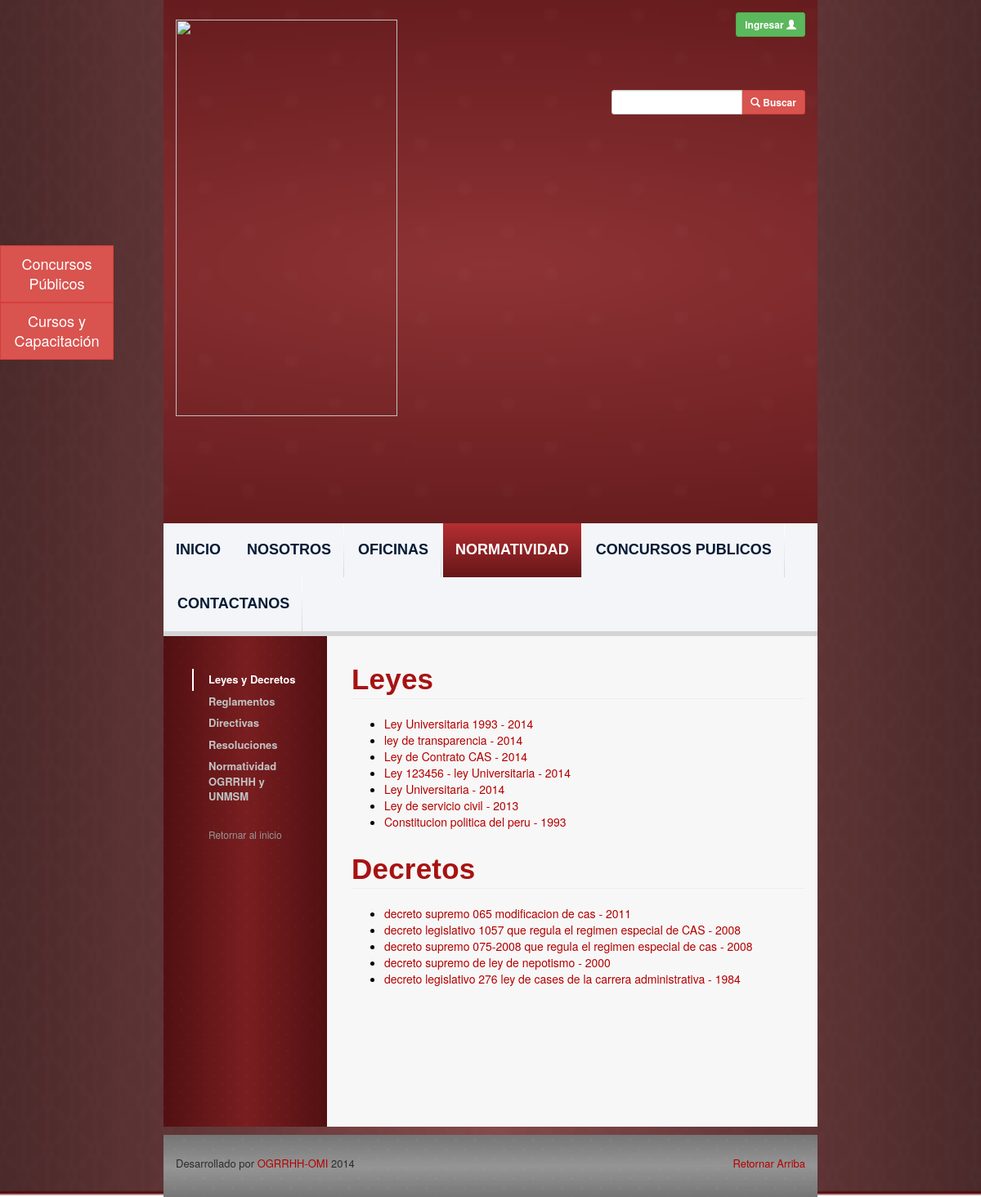
/legislation-laws-decree.php, run on the app's committed database.
### tables this page shows
CREATE TABLE `legislations` (
  `id` int(11) NOT NULL AUTO_INCREMENT,
  `name` varchar(500) NOT NULL,
  `publication_date` date NOT NULL,
  `file_path` varchar(500) NOT NULL,
  `user_id` int(11) NOT NULL,
  `legislation_type_id` int(11) NOT NULL,
  `office_id` int(11) NOT NULL,
  `update_date` date NOT NULL,
  PRIMARY KEY (`id`)
);

### php_files/ConnectionManager.php (called while the page is built, shortened)
<?php
class ConnectionManager{
	public $hostName = "localhost";
	public $userName = "root";
	public $password = "root";
	public $database = "ogrrhhwebsitedb";
	public $connection;
	public function createConnection(){
		$this->connection =  mysql_connect ( $this->hostName, $this->userName, $this->password );
	}
	public function selectDatabase(){
		return mysql_select_db ($this->database, $this->connection );
	}
	public function doQuery($query){
		$result = mysql_query ( $query, $this->connection );
		return $result;
	}
	public function closeConnection(){
		return mysql_close ($this->connection);
	}
}
?>

### php_files/LegislationDAO.php (called while the page is built, shortened)
<?php
include 'ConnectionManager.php';
class LegislationDAO {
	public function selectByLegislationType($legislationTypeId) {
		$query = 	"SELECT l.*, YEAR(l.publication_date) AS publication_year FROM
					legislations l
					WHERE legislation_type_id = " . $legislationTypeId . " ORDER BY l.publication_date DESC;";
		$connectionManager = new ConnectionManager ();
		$result = $connectionManager->doQuery ( $query );
		return $result;
	}
}
?>

### legislation-laws-decree.php (the view, shortened to what this page needs)
<?php
include 'php_files/LegislationDAO.php';
$legislationTypeIdLaw = 1;
$legislationTypeIdDecree = 2;
$legislationDAO = new LegislationDAO ();
$queryResultLaws = $legislationDAO->selectByLegislationType ( $legislationTypeIdLaw );
$queryResultDecree = $legislationDAO->selectByLegislationType ( $legislationTypeIdDecree );
?>
<html lang="es_PE">
<?php include('webframes/resources.php');?>
<body class="body-style">
	<div class="container-fluid">
		<div class="row background-image-style">
			<div class="col-md-8">
			<?php include('webframes/header.php');?>
			<div id="content-div" class="row">
				<?php include('webframes/left-navbar.php');?>
					<div class="col-md-9 text-content-style">
						<h1 id="universitary-legislation"
							class="font-style-medium-title-dark page-header ">Leyes</h1>
						<ul>
							<?php
							while ( $row = mysql_fetch_assoc ( $queryResultLaws ) ) {
								print ("<li><a href='" . Constants::ogrrhhFTPUrl . $row ['file_path'] . "'
 								target='blank'>" . $row ['name'] . " - " . $row ['publication_year'] . "</a></li>") ;
							}
							?>
						</ul>
						<h1 id="universitary-legislation"
							class="font-style-medium-title-dark page-header ">Decretos</h1>
						<ul>
						<?php
						while ( $row = mysql_fetch_assoc ( $queryResultDecree ) ) {
							print ("<li><a href='" . Constants::ogrrhhFTPUrl .  $row ['file_path'] . "'
 								target='blank'>" . $row ['name'] . " - " . $row ['publication_year'] . "</a></li>") ;
						}
						?>
						</ul>
					</div>
				</div>
			<?php include('webframes/footer.php');?>
		</div>
		</div>
	</div>
</body>
</html>

### resources/css/carousel.css (style rules this page uses)
body { padding-bottom: 40px; color: #5a5a5a; }

### resources/css/ogrrhh-website.css (style rules this page uses)
.body-style { padding-bottom: 0px; color: black; }
.background-image-style { background: url('../pages-styles/website-background.fw.png') no-repeat; -webkit-background-size: cover; -moz-background-size: cover; -o-background-size: cover; background-size: 100% 100%; }
.font-style-medium-title-dark { font-family: "Lucida Grande", "Lucida Sans Unicode", "Lucida Sans", Geneva, Verdana, sans-serif; color: #A81212; font-size: 35; padding: 5; font-weight: bold; letter-spacing: 0.2px; line-height: 36pX; padding-left: 0px; }
.text-content-style { background-color: #F7F7F7; padding-left: 30px; padding-top: 15px; min-height: 600px; }

### data on the page
legislations: name "Ley Universitaria 1993", publication_year "2014"
legislations: name "ley de transparencia", publication_year "2014"
legislations: name "Ley de Contrato CAS", publication_year "2014"
legislations: name "Ley 123456 - ley Universitaria", publication_year "2014"
legislations: name "Ley Universitaria", publication_year "2014"
legislations: name "Ley de servicio civil", publication_year "2013"
legislations: name "Constitucion politica del peru", publication_year "1993"
legislations: name "decreto supremo 065 modificacion de cas", publication_year "2011"
legislations: name "decreto legislativo 1057 que regula el regimen especial de CAS", publication_year "2008"
legislations: name "decreto supremo 075-2008 que regula el regimen especial de cas", publication_year "2008"
legislations: name "decreto supremo de ley de nepotismo", publication_year "2000"
legislations: name "decreto legislativo 276 ley de cases de la carrera administrativa", publication_year "1984"
